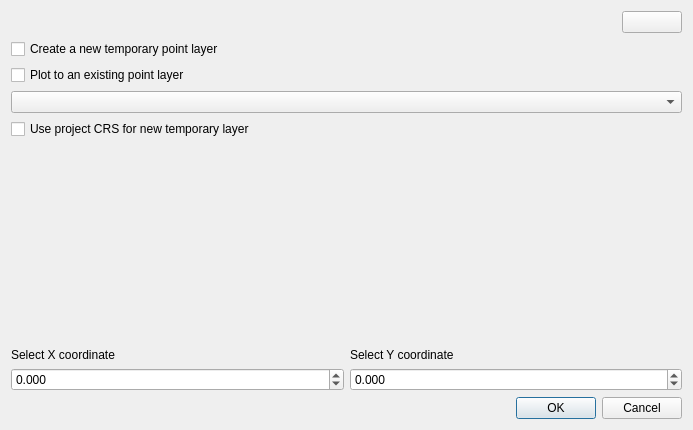
<?xml version="1.0" encoding="UTF-8"?>
<ui version="4.0">
 <class>Coordinate_Plotter</class>
 <widget class="QDialog" name="Coordinate_Plotter">
  <property name="windowModality">
   <enum>Qt::ApplicationModal</enum>
  </property>
  <property name="geometry">
   <rect>
    <x>0</x>
    <y>0</y>
    <width>693</width>
    <height>430</height>
   </rect>
  </property>
  <property name="minimumSize">
   <size>
    <width>450</width>
    <height>300</height>
   </size>
  </property>
  <property name="windowTitle">
   <string>Coordinate Plotter</string>
  </property>
  <layout class="QGridLayout" name="gridLayout_2">
   <property name="sizeConstraint">
    <enum>QLayout::SetDefaultConstraint</enum>
   </property>
   <item row="2" column="0" colspan="3">
    <layout class="QGridLayout" name="gridLayout">
     <item row="2" column="1">
      <widget class="QDoubleSpinBox" name="doubleSpinBox_2">
       <property name="decimals">
        <number>3</number>
       </property>
       <property name="minimum">
        <double>-999999.998999999952503</double>
       </property>
       <property name="maximum">
        <double>999999.998999999952503</double>
       </property>
      </widget>
     </item>
     <item row="1" column="0">
      <widget class="QLabel" name="label_2">
       <property name="text">
        <string>Select X coordinate</string>
       </property>
      </widget>
     </item>
     <item row="0" column="0">
      <spacer name="verticalSpacer">
       <property name="orientation">
        <enum>Qt::Vertical</enum>
       </property>
       <property name="sizeHint" stdset="0">
        <size>
         <width>20</width>
         <height>40</height>
        </size>
       </property>
      </spacer>
     </item>
     <item row="2" column="0">
      <widget class="QDoubleSpinBox" name="doubleSpinBox">
       <property name="decimals">
        <number>3</number>
       </property>
       <property name="minimum">
        <double>-999999.998999999952503</double>
       </property>
       <property name="maximum">
        <double>999999.998999999952503</double>
       </property>
      </widget>
     </item>
     <item row="1" column="1">
      <widget class="QLabel" name="label_3">
       <property name="text">
        <string>Select Y coordinate</string>
       </property>
      </widget>
     </item>
    </layout>
   </item>
   <item row="0" column="2">
    <widget class="QPushButton" name="helppushButton">
     <property name="maximumSize">
      <size>
       <width>60</width>
       <height>60</height>
      </size>
     </property>
     <property name="text">
      <string/>
     </property>
     <property name="icon">
      <iconset>
       <normaloff>icons/question_mark.png</normaloff>icons/question_mark.png</iconset>
     </property>
    </widget>
   </item>
   <item row="1" column="0" colspan="3">
    <layout class="QVBoxLayout" name="verticalLayout">
     <item>
      <widget class="QCheckBox" name="templayercheckBox">
       <property name="text">
        <string>Create a new temporary point layer</string>
       </property>
       <property name="autoExclusive">
        <bool>true</bool>
       </property>
       <property name="tristate">
        <bool>false</bool>
       </property>
      </widget>
     </item>
     <item>
      <widget class="QCheckBox" name="layercheckBox">
       <property name="text">
        <string>Plot to an existing point layer</string>
       </property>
       <property name="autoExclusive">
        <bool>true</bool>
       </property>
       <property name="tristate">
        <bool>false</bool>
       </property>
      </widget>
     </item>
     <item>
      <widget class="QgsMapLayerComboBox" name="mMapLayerComboBox"/>
     </item>
     <item>
      <widget class="QCheckBox" name="crscheckBox">
       <property name="text">
        <string>Use project CRS for new temporary layer</string>
       </property>
      </widget>
     </item>
     <item>
      <widget class="QgsProjectionSelectionWidget" name="mQgsProjectionSelectionWidget"/>
     </item>
    </layout>
   </item>
   <item row="3" column="1" colspan="2">
    <widget class="QDialogButtonBox" name="buttonBox">
     <property name="orientation">
      <enum>Qt::Horizontal</enum>
     </property>
     <property name="standardButtons">
      <set>QDialogButtonBox::Cancel|QDialogButtonBox::Ok</set>
     </property>
    </widget>
   </item>
  </layout>
 </widget>
 <customwidgets>
  <customwidget>
   <class>QgsMapLayerComboBox</class>
   <extends>QComboBox</extends>
   <header>qgsmaplayercombobox.h</header>
  </customwidget>
  <customwidget>
   <class>QgsProjectionSelectionWidget</class>
   <extends>QWidget</extends>
   <header>qgsprojectionselectionwidget.h</header>
  </customwidget>
 </customwidgets>
 <resources/>
 <connections>
  <connection>
   <sender>buttonBox</sender>
   <signal>accepted()</signal>
   <receiver>Coordinate_Plotter</receiver>
   <slot>accept()</slot>
   <hints>
    <hint type="sourcelabel">
     <x>248</x>
     <y>254</y>
    </hint>
    <hint type="destinationlabel">
     <x>157</x>
     <y>274</y>
    </hint>
   </hints>
  </connection>
  <connection>
   <sender>buttonBox</sender>
   <signal>rejected()</signal>
   <receiver>Coordinate_Plotter</receiver>
   <slot>reject()</slot>
   <hints>
    <hint type="sourcelabel">
     <x>316</x>
     <y>260</y>
    </hint>
    <hint type="destinationlabel">
     <x>286</x>
     <y>274</y>
    </hint>
   </hints>
  </connection>
 </connections>
</ui>
